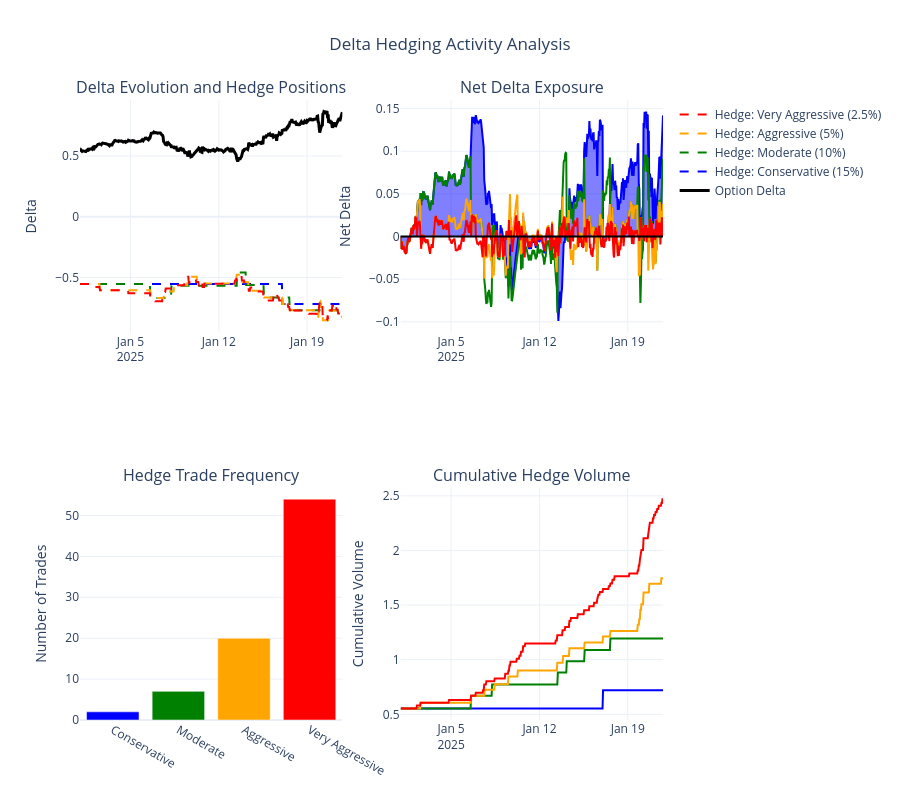

Here is the notebook cell this chart was saved with:
### Code cell
# Create comprehensive hedging visualization
fig_hedge = make_subplots(
    rows=2, cols=2,
    subplot_titles=[
        'Delta Evolution and Hedge Positions',
        'Net Delta Exposure',
        'Hedge Trade Frequency',
        'Cumulative Hedge Volume'
    ]
)

# Colors for different strategies
colors = ['blue', 'green', 'orange', 'red']

# 1. Delta Evolution and Hedge Positions
base_df = hedge_results['Moderate (10%)']
fig_hedge.add_trace(
    go.Scatter(
        x=base_df['timestamp'],
        y=base_df['option_delta'],
        name='Option Delta',
        line=dict(color='black', width=3)
    ),
    row=1, col=1
)

for i, (name, df) in enumerate(hedge_results.items()):
    fig_hedge.add_trace(
        go.Scatter(
            x=df['timestamp'],
            y=df['hedge_position'],
            name=f'Hedge: {name}',
            line=dict(color=colors[i], width=2, dash='dash')
        ),
        row=1, col=1
    )

# 2. Net Delta Exposure
for i, (name, df) in enumerate(hedge_results.items()):
    fig_hedge.add_trace(
        go.Scatter(
            x=df['timestamp'],
            y=df['net_delta'],
            name=f'Net Δ: {name}',
            line=dict(color=colors[i], width=2),
            fill='tonexty' if i == 0 else None,
            showlegend=False
        ),
        row=1, col=2
    )

fig_hedge.add_hline(y=0, line_dash="solid", line_color="black", row=1, col=2)

# 3. Hedge Trade Frequency (bar chart)
trade_counts = []
strategy_names = []
avg_trade_sizes = []

for name, df in hedge_results.items():
    trades = df[df['hedge_trade'] != 0]
    trade_counts.append(len(trades))
    strategy_names.append(name.split(' (')[0])  # Shorten name
    avg_trade_sizes.append(abs(trades['hedge_trade']).mean() if len(trades) > 0 else 0)

fig_hedge.add_trace(
    go.Bar(
        x=strategy_names,
        y=trade_counts,
        name='Trade Count',
        marker_color=colors,
        showlegend=False
    ),
    row=2, col=1
)

# 4. Cumulative Hedge Volume
for i, (name, df) in enumerate(hedge_results.items()):
    cumulative_volume = abs(df['hedge_trade']).cumsum()
    fig_hedge.add_trace(
        go.Scatter(
            x=df['timestamp'],
            y=cumulative_volume,
            name=f'Vol: {name}',
            line=dict(color=colors[i], width=2),
            showlegend=False
        ),
        row=2, col=2
    )

# Update layout
fig_hedge.update_layout(
    height=800,
    title_text="Delta Hedging Activity Analysis",
    title_x=0.5,
    showlegend=True
)

# Update axis labels
fig_hedge.update_yaxes(title_text="Delta", row=1, col=1)
fig_hedge.update_yaxes(title_text="Net Delta", row=1, col=2)
fig_hedge.update_yaxes(title_text="Number of Trades", row=2, col=1)
fig_hedge.update_yaxes(title_text="Cumulative Volume", row=2, col=2)

fig_hedge.show()

# Print hedging statistics
print("\n🔄 Hedging Activity Summary:")
print("=" * 50)
for i, (name, df) in enumerate(hedge_results.items()):
    trades = df[df['hedge_trade'] != 0]
    max_net_delta = abs(df['net_delta']).max()
    total_volume = abs(df['hedge_trade']).sum()
    
    print(f"\n{name}:")
    print(f"  🔢 Total Trades: {len(trades)}")
    print(f"  📊 Avg Trade Size: {avg_trade_sizes[i]:.4f}")
    print(f"  📈 Max Net Delta: {max_net_delta:.4f}")
    print(f"  📦 Total Volume: {total_volume:.2f}")

### Figure 1 — Plotly figure (JSON) as saved in the notebook; plotly's stock layout.template omitted (floating-point values rounded to 4 significant figures; data arrays with more than 128 entries replaced by an {"elided": "..."} marker saying what was removed)
{"data": [{"line": {"color": "black", "width": 3}, "name": "Option Delta", "type": "scatter", "x": {"elided": "500 str values"}, "xaxis": "x", "y": {"elided": "500 float values"}, "yaxis": "y"}, {"line": {"color": "blue", "dash": "dash", "width": 2}, "name": "Hedge: Conservative (15%)", "type": "scatter", "x": {"elided": "500 str values"}, "xaxis": "x", "y": {"elided": "500 float values"}, "yaxis": "y"}, {"line": {"color": "green", "dash": "dash", "width": 2}, "name": "Hedge: Moderate (10%)", "type": "scatter", "x": {"elided": "500 str values"}, "xaxis": "x", "y": {"elided": "500 float values"}, "yaxis": "y"}, {"line": {"color": "orange", "dash": "dash", "width": 2}, "name": "Hedge: Aggressive (5%)", "type": "scatter", "x": {"elided": "500 str values"}, "xaxis": "x", "y": {"elided": "500 float values"}, "yaxis": "y"}, {"line": {"color": "red", "dash": "dash", "width": 2}, "name": "Hedge: Very Aggressive (2.5%)", "type": "scatter", "x": {"elided": "500 str values"}, "xaxis": "x", "y": {"elided": "500 float values"}, "yaxis": "y"}, {"fill": "tonexty", "line": {"color": "blue", "width": 2}, "name": "Net Δ: Conservative (15%)", "showlegend": false, "type": "scatter", "x": {"elided": "500 str values"}, "xaxis": "x2", "y": {"elided": "500 float values"}, "yaxis": "y2"}, {"line": {"color": "green", "width": 2}, "name": "Net Δ: Moderate (10%)", "showlegend": false, "type": "scatter", "x": {"elided": "500 str values"}, "xaxis": "x2", "y": {"elided": "500 float values"}, "yaxis": "y2"}, {"line": {"color": "orange", "width": 2}, "name": "Net Δ: Aggressive (5%)", "showlegend": false, "type": "scatter", "x": {"elided": "500 str values"}, "xaxis": "x2", "y": {"elided": "500 float values"}, "yaxis": "y2"}, {"line": {"color": "red", "width": 2}, "name": "Net Δ: Very Aggressive (2.5%)", "showlegend": false, "type": "scatter", "x": {"elided": "500 str values"}, "xaxis": "x2", "y": {"elided": "500 float values"}, "yaxis": "y2"}, {"marker": {"color": ["blue", "green", "orange", "red"]}, "name": "Trade Count", "showlegend": false, "type": "bar", "x": ["Conservative", "Moderate", "Aggressive", "Very Aggressive"], "xaxis": "x3", "y": [2, 7, 20, 54], "yaxis": "y3"}, {"line": {"color": "blue", "width": 2}, "name": "Vol: Conservative (15%)", "showlegend": false, "type": "scatter", "x": {"elided": "500 str values"}, "xaxis": "x4", "y": {"elided": "500 float values"}, "yaxis": "y4"}, {"line": {"color": "green", "width": 2}, "name": "Vol: Moderate (10%)", "showlegend": false, "type": "scatter", "x": {"elided": "500 str values"}, "xaxis": "x4", "y": {"elided": "500 float values"}, "yaxis": "y4"}, {"line": {"color": "orange", "width": 2}, "name": "Vol: Aggressive (5%)", "showlegend": false, "type": "scatter", "x": {"elided": "500 str values"}, "xaxis": "x4", "y": {"elided": "500 float values"}, "yaxis": "y4"}, {"line": {"color": "red", "width": 2}, "name": "Vol: Very Aggressive (2.5%)", "showlegend": false, "type": "scatter", "x": {"elided": "500 str values"}, "xaxis": "x4", "y": {"elided": "500 float values"}, "yaxis": "y4"}], "layout": {"annotations": [{"font": {"size": 16}, "showarrow": false, "text": "Delta Evolution and Hedge Positions", "x": 0.225, "xanchor": "center", "xref": "paper", "y": 1.0, "yanchor": "bottom", "yref": "paper"}, {"font": {"size": 16}, "showarrow": false, "text": "Net Delta Exposure", "x": 0.775, "xanchor": "center", "xref": "paper", "y": 1.0, "yanchor": "bottom", "yref": "paper"}, {"font": {"size": 16}, "showarrow": false, "text": "Hedge Trade Frequency", "x": 0.225, "xanchor": "center", "xref": "paper", "y": 0.375, "yanchor": "bottom", "yref": "paper"}, {"font": {"size": 16}, "showarrow": false, "text": "Cumulative Hedge Volume", "x": 0.775, "xanchor": "center", "xref": "paper", "y": 0.375, "yanchor": "bottom", "yref": "paper"}], "height": 800, "shapes": [{"line": {"color": "black", "dash": "solid"}, "type": "line", "x0": 0, "x1": 1, "xref": "x2 domain", "y0": 0, "y1": 0, "yref": "y2"}], "showlegend": true, "title": {"text": "Delta Hedging Activity Analysis", "x": 0.5}, "xaxis": {"anchor": "y", "domain": [0.0, 0.45]}, "xaxis2": {"anchor": "y2", "domain": [0.55, 1.0]}, "xaxis3": {"anchor": "y3", "domain": [0.0, 0.45]}, "xaxis4": {"anchor": "y4", "domain": [0.55, 1.0]}, "yaxis": {"anchor": "x", "domain": [0.625, 1.0], "title": {"text": "Delta"}}, "yaxis2": {"anchor": "x2", "domain": [0.625, 1.0], "title": {"text": "Net Delta"}}, "yaxis3": {"anchor": "x3", "domain": [0.0, 0.375], "title": {"text": "Number of Trades"}}, "yaxis4": {"anchor": "x4", "domain": [0.0, 0.375], "title": {"text": "Cumulative Volume"}}}}
